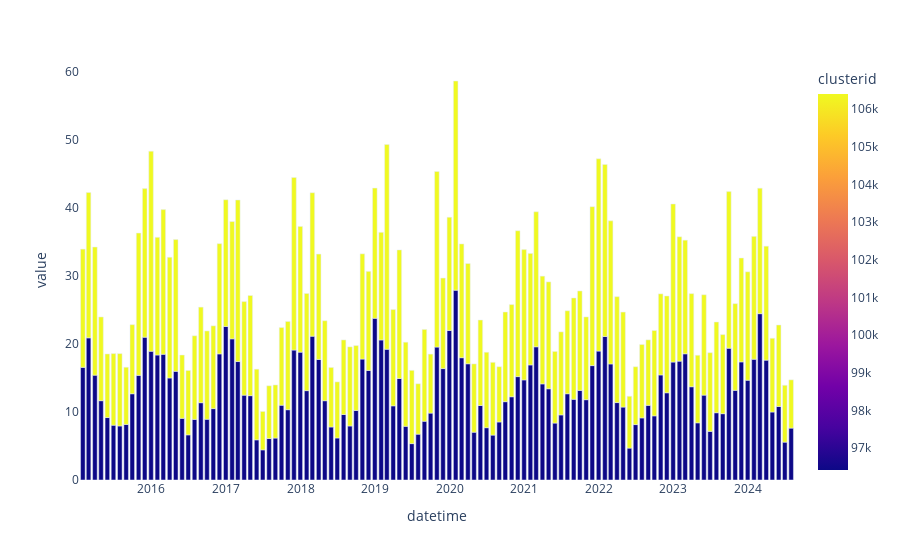

Notebook code for this chart:
### Code cell
def barChart(dataset,variable,startDate,endDate,period,suburbs):


    dataset["datetime"] = pd.to_datetime(dataset["datetime"])
    dataset['datetime'] = dataset['datetime'].dt.tz_convert('UTC')
    daterange = pd.date_range(startDate, endDate, freq=period)

    filtered_dataset = dataset[dataset["datetime"].isin(daterange)]

    fig = px.bar(filtered_dataset, y=variable,x = "datetime", color ='clusterid' )
    fig.update_layout(plot_bgcolor='white')
    fig.show()

# startDate = pd.Timestamp("2015-01-01", tz='UTC')
# endDate = pd.Timestamp("2024-07-31", tz='UTC')
# variable = ["temperature"]
# period = "ME"
# suburbs = ['Alpine', 'Clayton']
# dataset = get_dataset(suburbs)
#print(barChart(dataset,variable,startDate,endDate,period,suburbs))
barChart(dataset,variable,startDate,endDate,period,suburbs)

### Figure 1 — Plotly figure (JSON) as saved in the notebook; plotly's stock layout.template omitted (floating-point values rounded to 4 significant figures; data arrays with more than 128 entries replaced by an {"elided": "..."} marker saying what was removed)
{"data": [{"alignmentgroup": "True", "hovertemplate": "datetime=%{x}<br>value=%{y}<br>clusterid=%{marker.color}<extra></extra>", "legendgroup": "", "marker": {"color": {"elided": "230 int values"}, "coloraxis": "coloraxis", "pattern": {"shape": ""}}, "name": "", "offsetgroup": "", "orientation": "v", "showlegend": false, "textposition": "auto", "type": "bar", "x": {"elided": "230 str values"}, "xaxis": "x", "y": {"elided": "230 float values"}, "yaxis": "y"}], "layout": {"barmode": "relative", "coloraxis": {"colorbar": {"title": {"text": "clusterid"}}, "colorscale": [[0, "#0d0887"], [0.1111, "#46039f"], [0.2222, "#7201a8"], [0.3333, "#9c179e"], [0.4444, "#bd3786"], [0.5556, "#d8576b"], [0.6667, "#ed7953"], [0.7778, "#fb9f3a"], [0.8889, "#fdca26"], [1, "#f0f921"]]}, "legend": {"tracegroupgap": 0}, "margin": {"t": 60}, "plot_bgcolor": "white", "xaxis": {"anchor": "y", "domain": [0, 1], "title": {"text": "datetime"}}, "yaxis": {"anchor": "x", "domain": [0, 1], "title": {"text": "value"}}}}
